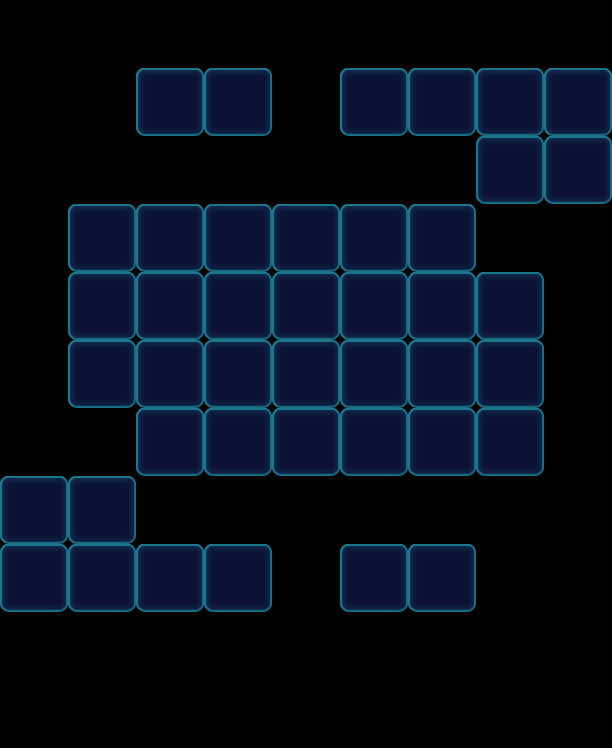

A level layout from a 2D game, rendered from its tile map. Below: a short description, then the map file with tile-grid data replaced by summaries:
An orthogonal 9x11 tile map with 68x68 px tiles, 1 tile layer (Valid), 2 tilesets and 23 objects (15x Factory_Normal, 8x Boss).

<map version="1.0" orientation="orthogonal" width="9" height="11" tilewidth="68" tileheight="68">
 <tileset firstgid="1" name="game_grid1" tilewidth="68" tileheight="68">
  <image source="game_grid1.png" width="68" height="68" />
 </tileset>
 <tileset firstgid="2" name="map" tilewidth="68" tileheight="68">
  <image source="map.png" width="1024" height="1024" />
 </tileset>
 <layer name="Valid" width="9" height="11">
  <data>[99 cells, 42 non-empty, 1 distinct tile ids]</data>
 </layer>
 <objectgroup name="BottomObj" width="9" height="11" />
 <objectgroup name="MiddleObj" width="9" height="11" />
 <objectgroup color="#000000" name="TopObj" width="9" height="11">
  <object name="10" type="Factory_Normal" x="204" y="0" width="68" height="68">
   <properties>
    <property name="FactoryColorsConfig" value="Yellow,Orange" />
   </properties>
  </object>
  <object name="10" type="Boss" x="476" y="68" width="68" height="68">
   <properties>
    <property name="BossName" value="ColorRight" />
    <property name="BossType" value="ColorBoss" />
    <property name="BossTypeConfig" value="Blue,Green,Yellow,Pink,Purple,Orange" />
   </properties>
  </object>
  <object name="10" type="Boss" x="0" y="476" width="68" height="68">
   <properties>
    <property name="BossName" value="ColorLeft" />
    <property name="BossType" value="ColorBoss" />
    <property name="BossTypeConfig" value="Blue,Green,Yellow,Pink,Purple,Orange" />
   </properties>
  </object>
  <object name="10" type="Factory_Normal" x="136" y="0" width="68" height="68">
   <properties>
    <property name="FactoryColorsConfig" value="Yellow,Orange" />
   </properties>
  </object>
  <object name="10" type="Factory_Normal" x="340" y="0" width="68" height="68">
   <properties>
    <property name="FactoryColorsConfig" value="Yellow,Orange" />
   </properties>
  </object>
  <object name="10" type="Factory_Normal" x="408" y="0" width="68" height="68">
   <properties>
    <property name="FactoryColorsConfig" value="Yellow,Orange" />
   </properties>
  </object>
  <object name="10" type="Factory_Normal" x="408" y="476" width="68" height="68">
   <properties>
    <property name="FactoryColorsConfig" value="Yellow,Orange" />
   </properties>
  </object>
  <object name="10" type="Factory_Normal" x="136" y="476" width="68" height="68">
   <properties>
    <property name="FactoryColorsConfig" value="Yellow,Orange" />
   </properties>
  </object>
  <object name="10" type="Factory_Normal" x="204" y="476" width="68" height="68">
   <properties>
    <property name="FactoryColorsConfig" value="Yellow,Orange" />
   </properties>
  </object>
  <object name="10" type="Factory_Normal" x="340" y="476" width="68" height="68">
   <properties>
    <property name="FactoryColorsConfig" value="Yellow,Orange" />
   </properties>
  </object>
  <object name="10" type="Factory_Normal" x="136" y="136" width="68" height="68">
   <properties>
    <property name="FactoryColorsConfig" value="Blue,Green,Pink,Purple" />
   </properties>
  </object>
  <object name="10" type="Factory_Normal" x="204" y="136" width="68" height="68">
   <properties>
    <property name="FactoryColorsConfig" value="Blue,Green,Pink,Purple" />
   </properties>
  </object>
  <object name="10" type="Factory_Normal" x="272" y="136" width="68" height="68">
   <properties>
    <property name="FactoryColorsConfig" value="Blue,Green,Pink,Purple" />
   </properties>
  </object>
  <object name="10" type="Factory_Normal" x="340" y="136" width="68" height="68">
   <properties>
    <property name="FactoryColorsConfig" value="Blue,Green,Pink,Purple" />
   </properties>
  </object>
  <object name="10" type="Factory_Normal" x="408" y="136" width="68" height="68">
   <properties>
    <property name="FactoryColorsConfig" value="Blue,Green,Pink,Purple" />
   </properties>
  </object>
  <object name="10" type="Boss" x="544" y="68" width="68" height="68">
   <properties>
    <property name="BossName" value="ColorRight" />
    <property name="BossType" value="ColorBoss" />
    <property name="BossTypeConfig" value="Blue,Green,Yellow,Pink,Purple,Orange" />
   </properties>
  </object>
  <object name="10" type="Boss" x="476" y="136" width="68" height="68">
   <properties>
    <property name="BossName" value="ColorRight" />
    <property name="BossType" value="ColorBoss" />
    <property name="BossTypeConfig" value="Blue,Green,Yellow,Pink,Purple,Orange" />
   </properties>
  </object>
  <object name="10" type="Boss" x="544" y="136" width="68" height="68">
   <properties>
    <property name="BossName" value="ColorRight" />
    <property name="BossType" value="ColorBoss" />
    <property name="BossTypeConfig" value="Blue,Green,Yellow,Pink,Purple,Orange" />
   </properties>
  </object>
  <object name="10" type="Boss" x="68" y="476" width="68" height="68">
   <properties>
    <property name="BossName" value="ColorLeft" />
    <property name="BossType" value="ColorBoss" />
    <property name="BossTypeConfig" value="Blue,Green,Yellow,Pink,Purple,Orange" />
   </properties>
  </object>
  <object name="10" type="Boss" x="0" y="544" width="68" height="68">
   <properties>
    <property name="BossName" value="ColorLeft" />
    <property name="BossType" value="ColorBoss" />
    <property name="BossTypeConfig" value="Blue,Green,Yellow,Pink,Purple,Orange" />
   </properties>
  </object>
  <object name="10" type="Boss" x="68" y="544" width="68" height="68">
   <properties>
    <property name="BossName" value="ColorLeft" />
    <property name="BossType" value="ColorBoss" />
    <property name="BossTypeConfig" value="Blue,Green,Yellow,Pink,Purple,Orange" />
   </properties>
  </object>
  <object name="10" type="Factory_Normal" x="68" y="136" width="68" height="68">
   <properties>
    <property name="FactoryColorsConfig" value="Blue,Green,Pink,Purple" />
   </properties>
  </object>
  <object name="10" type="Factory_Normal" x="476" y="204" width="68" height="68">
   <properties>
    <property name="FactoryColorsConfig" value="Blue,Green,Pink,Purple" />
   </properties>
  </object>
 </objectgroup>
</map>
